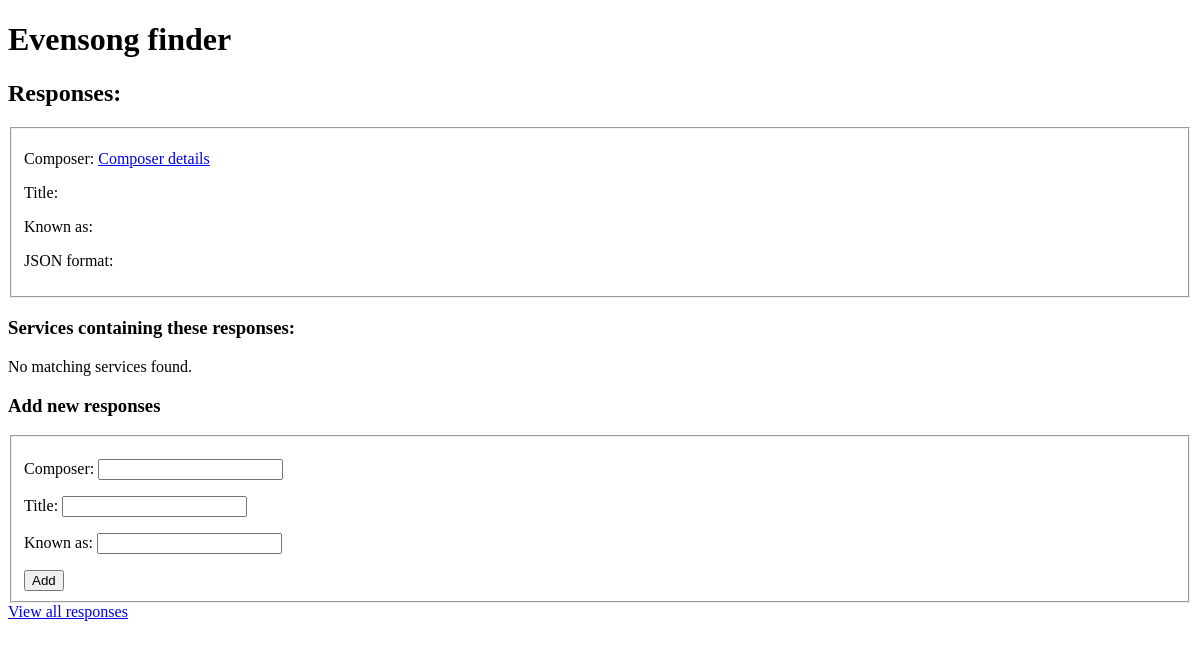
The page /services/responses/4/ on the database as committed earlier.
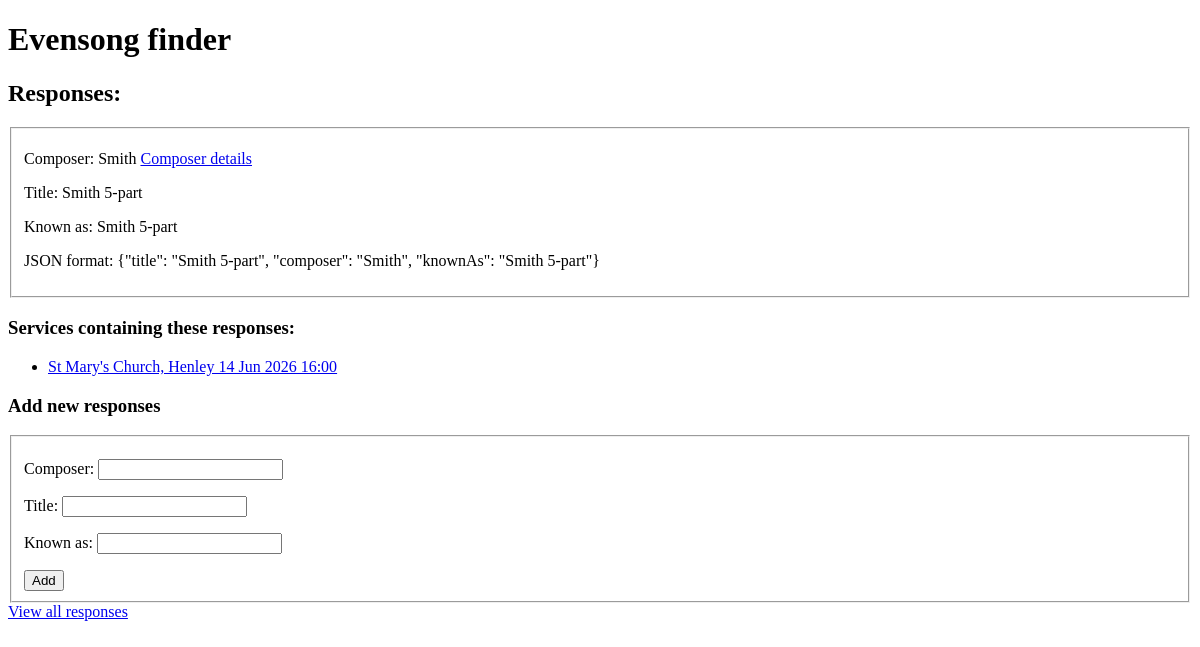
The same page on the database as committed later.
### services/models.py (models this page shows, shortened)
class Responses(models.Model):
    title = models.CharField(max_length=255, blank=True, null=True)
    composer = models.ForeignKey(Musician, on_delete=models.CASCADE)
    knownAs = models.CharField(max_length=255)
    def as_json(self):
        return {
            'title': self.title,
            'composer': self.composer.knownAs if self.composer.knownAs != "" and self.composer.knownAs is not None else self.composer.fullName,
            'knownAs': self.knownAs
        }
    def as_public_json(self):
        return json.dumps(self.as_json())

class Musician(models.Model):
    fullName = models.CharField(max_length=255)
    knownAs = models.CharField(max_length=255, blank=True, null=True)
    wikiUrl = models.OneToOneField(ExternalUrl, on_delete=models.CASCADE, related_name="musicianWikiUrl", blank=True, null=True)
    websiteUrl = models.OneToOneField(ExternalUrl, on_delete=models.CASCADE, related_name="musicianWebsite", blank=True, null=True)
    def __str__(self):
        return self.knownAs if self.knownAs != "" and self.knownAs is not None else self.fullName

class Service(models.Model):
    venue = models.ForeignKey(Venue, on_delete=models.CASCADE)
    startDateTime = models.DateTimeField()
    conductor = models.ForeignKey(Musician, on_delete=models.CASCADE, blank=True, null=True)
    choir = models.ForeignKey(Choir, on_delete=models.CASCADE, related_name="serviceChoir", blank=True, null=True)
    musicList = models.OneToOneField(MusicList, on_delete=models.CASCADE)
    def __str__(self):
        return self.venue.name + " " + self.startDateTime.strftime('%d %h %Y %H:%M')

class Venue(models.Model):
    name = models.CharField(max_length=50)
    townCity = models.CharField(max_length=50)
    mapUrl = models.OneToOneField(ExternalUrl, on_delete=models.CASCADE, related_name="venueMap", blank=True, null=True)
    wikiUrl = models.OneToOneField(ExternalUrl, on_delete=models.CASCADE, related_name="venueWikiUrl", blank=True, null=True)
    websiteUrl = models.OneToOneField(ExternalUrl, on_delete=models.CASCADE, related_name="venueWebsite", blank=True, null=True)

### services/views.py (the view)
# urls.py: path("responses/<int:responses_id>/", views.responsesIndex, name="responsesIndex"),
def responsesIndex(request, responses_id):
    services = (Service.objects
               .filter(musicList__responses_id=responses_id)
               )
    responses = (Responses.objects
               .filter(id=responses_id)
               .first()
               )
    template = loader.get_template("services/pages/responsesIndex.html")
    context = {
        "services": services,
        "responses": responses,
        "heading": "Services containing these responses:"
    }
    return HttpResponse(template.render(context, request))

### services/templates/services/pages/responsesIndex.html
{% extends "services/base.html" %}
{% block content %}
    {% include "services/components/responsesDetails.html" with responses=responses %}
    {% if heading %}
        <h3>{{ heading }}</h3>
    {% endif %}
    {% include "services/components/serviceList.html" with services=services %}
    {% include "services/components/responsesAdd.html" %}
    <a href="/services/responses/">View all responses</a>
{% endblock %}

### services/templates/services/components/responsesDetails.html
<h2>Responses:</h2>
<fieldset>
    <p>
        <label for="composerName">Composer:</label>
        <label id="composerName">{{ responses.composer }}</label>
        <a href="/services/musicians/{{ responses.composer.id }}/" >Composer details</a>
    </p>
    <p>
        <label for="title">Title:</label>
        <label id="title">{{ responses.title }}</label>
    </p>
    <p>
        <label for="knownAs">Known as:</label>
        <label id="knownAs">{{ responses.knownAs }}</label>
    </p>
    <p>
        <label>JSON format:</label>
        {{ responses.as_public_json }}
    </p>
</fieldset>

### services/templates/services/components/serviceList.html
{% if services %}
<ul>
    {% for service in services %}
    <li><a href="/services/{{ service.id }}/">{{ service }}</a></li>
    {% endfor %}
</ul>
{% else %}
<p>No matching services found.</p>
{% endif %}

Rows that differ between the two databases and show on the page:
added Responses: composer "Smith", title "Smith 5-part", knownAs "Smith 5-part", as_public_json "{\"title\": \"Smith 5-part\", \"composer\": \"Smith\", \"knownAs\": \"Smith 5-part\"}"
added Service: venue+startDateTime "St Mary's Church, Henley 14 Jun 2026 16:00"
Other text that changed with them:
text no longer shown: "No matching services found."
